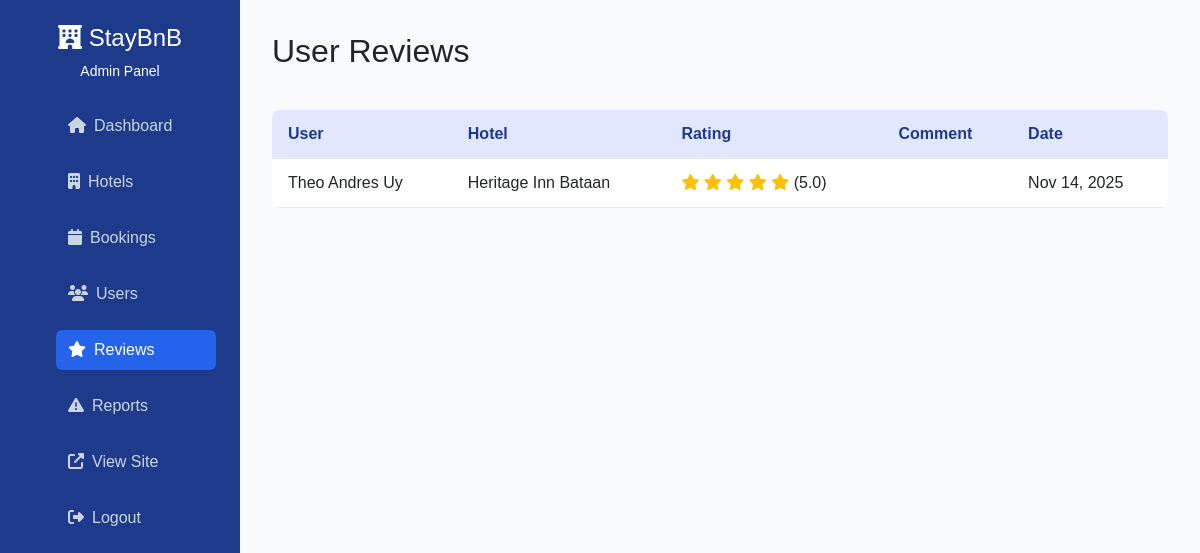
/StayBnB_Final/admin/reviews.php (signed in), run on the app's committed database.
### tables this page shows
CREATE TABLE `reviews` (
  `review_id` int(11) NOT NULL,
  `booking_id` int(11) NOT NULL,
  `user_id` int(11) NOT NULL,
  `hotel_id` int(11) NOT NULL,
  `rating` decimal(2,1) NOT NULL CHECK (`rating` >= 1.0 and `rating` <= 5.0),
  `title` varchar(200) DEFAULT NULL,
  `comment` text DEFAULT NULL,
  `status` enum('pending','approved','rejected') DEFAULT 'pending',
  `created_at` timestamp NOT NULL DEFAULT current_timestamp(),
  `helpful_count` int(11) DEFAULT 0,
  `response` text DEFAULT NULL,
  `responded_at` timestamp NULL DEFAULT NULL
);

CREATE TABLE `users` (
  `user_id` int(11) NOT NULL,
  `fullname` varchar(100) NOT NULL,
  `email` varchar(100) NOT NULL,
  `phone` varchar(20) DEFAULT NULL,
  `password_hash` varchar(255) NOT NULL,
  `address` text DEFAULT NULL,
  `verification_token` varchar(64) DEFAULT NULL,
  `is_verified` tinyint(1) DEFAULT 0,
  `status` enum('active','suspended','deleted') DEFAULT 'active',
  `created_at` timestamp NOT NULL DEFAULT current_timestamp(),
  `updated_at` timestamp NOT NULL DEFAULT current_timestamp() ON UPDATE current_timestamp()
);

CREATE TABLE `hotels` (
  `hotel_id` int(11) NOT NULL,
  `name` varchar(200) NOT NULL,
  `location` varchar(100) NOT NULL,
  `address` text NOT NULL,
  `description` text DEFAULT NULL,
  `phone` varchar(20) DEFAULT NULL,
  `email` varchar(100) DEFAULT NULL,
  `star_rating` decimal(2,1) DEFAULT 3.0,
  `price_per_night` decimal(10,2) NOT NULL,
  `available_rooms` int(11) DEFAULT 10,
  `total_rooms` int(11) DEFAULT 10,
  `check_in_time` time DEFAULT '14:00:00',
  `check_out_time` time DEFAULT '12:00:00',
  `amenities` text DEFAULT NULL,
  `policies` text DEFAULT NULL,
  `featured` tinyint(1) DEFAULT 0,
  `status` enum('active','inactive','maintenance') DEFAULT 'active',
  `created_at` timestamp NOT NULL DEFAULT current_timestamp(),
  `updated_at` timestamp NOT NULL DEFAULT current_timestamp() ON UPDATE current_timestamp()
);

### StayBnB_Final/admin/reviews.php (the view, shortened to what this page needs)
<?php
require_once __DIR__ . '/../config/db_connect.php';
$reviews = $conn->query("
    SELECT r.*, u.fullname, h.name as hotel_name
    FROM reviews r
    JOIN users u ON r.user_id = u.user_id
    JOIN hotels h ON r.hotel_id = h.hotel_id
    ORDER BY r.created_at DESC
");
?>
<!DOCTYPE html>
<html lang="en">
<head>
    <link href="https://cdn.jsdelivr.net/npm/bootstrap@5.3.3/dist/css/bootstrap.min.css" rel="stylesheet">
    <link rel="stylesheet" href="https://cdnjs.cloudflare.com/ajax/libs/font-awesome/6.4.0/css/all.min.css">
    <link rel="stylesheet" href="css/style.css">
</head>
<body class="admin-body">
    <div class="sidebar">
        <div class="sidebar-title">
            <h4><i class="fas fa-hotel"></i> StayBnB</h4>
            <p class="mb-0 small">Admin Panel</p>
        </div>
        <ul class="sidebar-nav">
            <li><a href="index.php"><i class="fas fa-home me-2"></i>Dashboard</a></li>
            <li><a href="hotels.php"><i class="fas fa-building me-2"></i>Hotels</a></li>
            <li><a href="bookings.php"><i class="fas fa-calendar me-2"></i>Bookings</a></li>
            <li><a href="users.php"><i class="fas fa-users me-2"></i>Users</a></li>
            <li><a href="reviews.php" class="active"><i class="fas fa-star me-2"></i>Reviews</a></li>
            <li><a href="reports.php"><i class="fas fa-exclamation-triangle me-2"></i>Reports</a></li>
            <li><a href="../index.php" target="_blank"><i class="fas fa-external-link-alt me-2"></i>View Site</a></li>
            <li><a href="logout.php"><i class="fas fa-sign-out-alt me-2"></i>Logout</a></li>
        </ul>
    </div>
    <div class="main-content">
        <div class="topbar">
            <h2>User Reviews</h2>
        </div>
        <div class="table-section">
            <table>
                <thead>
                    <tr>
                        <th>User</th>
                        <th>Hotel</th>
                        <th>Rating</th>
                        <th>Comment</th>
                        <th>Date</th>
                    </tr>
                </thead>
                <tbody>
                    <?php while ($review = $reviews->fetch_assoc()): ?>
                    <tr>
                        <td><?= htmlspecialchars($review['fullname']) ?></td>
                        <td><?= htmlspecialchars($review['hotel_name']) ?></td>
                        <td>
                            <?php for ($i = 0; $i < $review['rating']; $i++): ?>
                                <i class="fas fa-star text-warning"></i>
                            <?php endfor; ?>
                            (<?= $review['rating'] ?>)
                        </td>
                        <td><?= htmlspecialchars($review['comment']) ?></td>
                        <td><?= date('M j, Y', strtotime($review['created_at'])) ?></td>
                    </tr>
                    <?php endwhile; ?>
                </tbody>
            </table>
        </div>
    </div>
</body>
</html>

### StayBnB_Final/admin/css/style.css (style rules this page uses)
* { box-sizing: border-box; margin: 0; padding: 0; font-family: "Poppins", sans-serif; }
body.admin-body { display: flex; min-height: 100vh; background: #f8fafc; }
.sidebar { width: 240px; background: #1e3a8a; color: #fff; padding: 1.5rem; }
.sidebar-title { text-align: center; margin-bottom: 1.5rem; }
.sidebar-nav { list-style: none; }
.sidebar-nav li { margin: 1rem 0; }
.sidebar-nav a { color: #cbd5e1; text-decoration: none; display: block; padding: 0.5rem 0.75rem; border-radius: 0.375rem; transition: background 0.3s; }
.sidebar-nav a:hover, .sidebar-nav a.active { background: #2563eb; color: #fff; }
.main-content { flex: 1; padding: 2rem; }
.topbar { display: flex; justify-content: space-between; align-items: center; margin-bottom: 2rem; }
.table-section { margin-top: 2rem; }
.table-section table { width: 100%; border-collapse: collapse; background: #fff; border-radius: 0.5rem; overflow: hidden; }
.table-section th, .table-section td { padding: 0.75rem 1rem; text-align: left; border-bottom: 1px solid #e2e8f0; }
.table-section th { background: #e0e7ff; color: #1e3a8a; }

### data on the page
reviews: user.fullname "Theo Andres Uy", hotel.name "Heritage Inn Bataan", rating "5.0", created_at "Nov 14, 2025"
